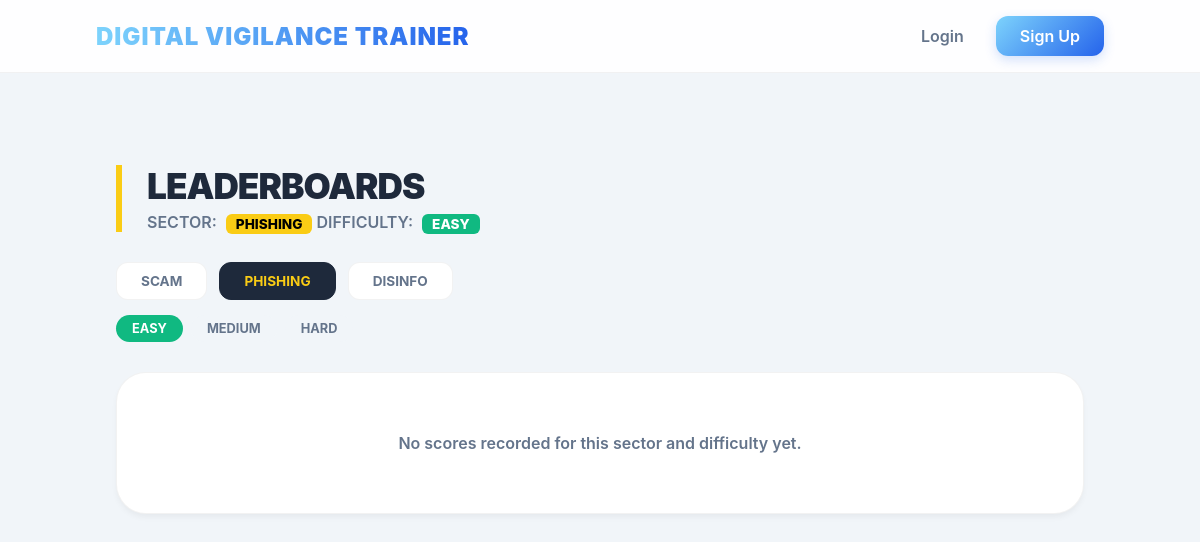
The app's page /leaderboard/?category=phishing&difficulty=easy, older data.
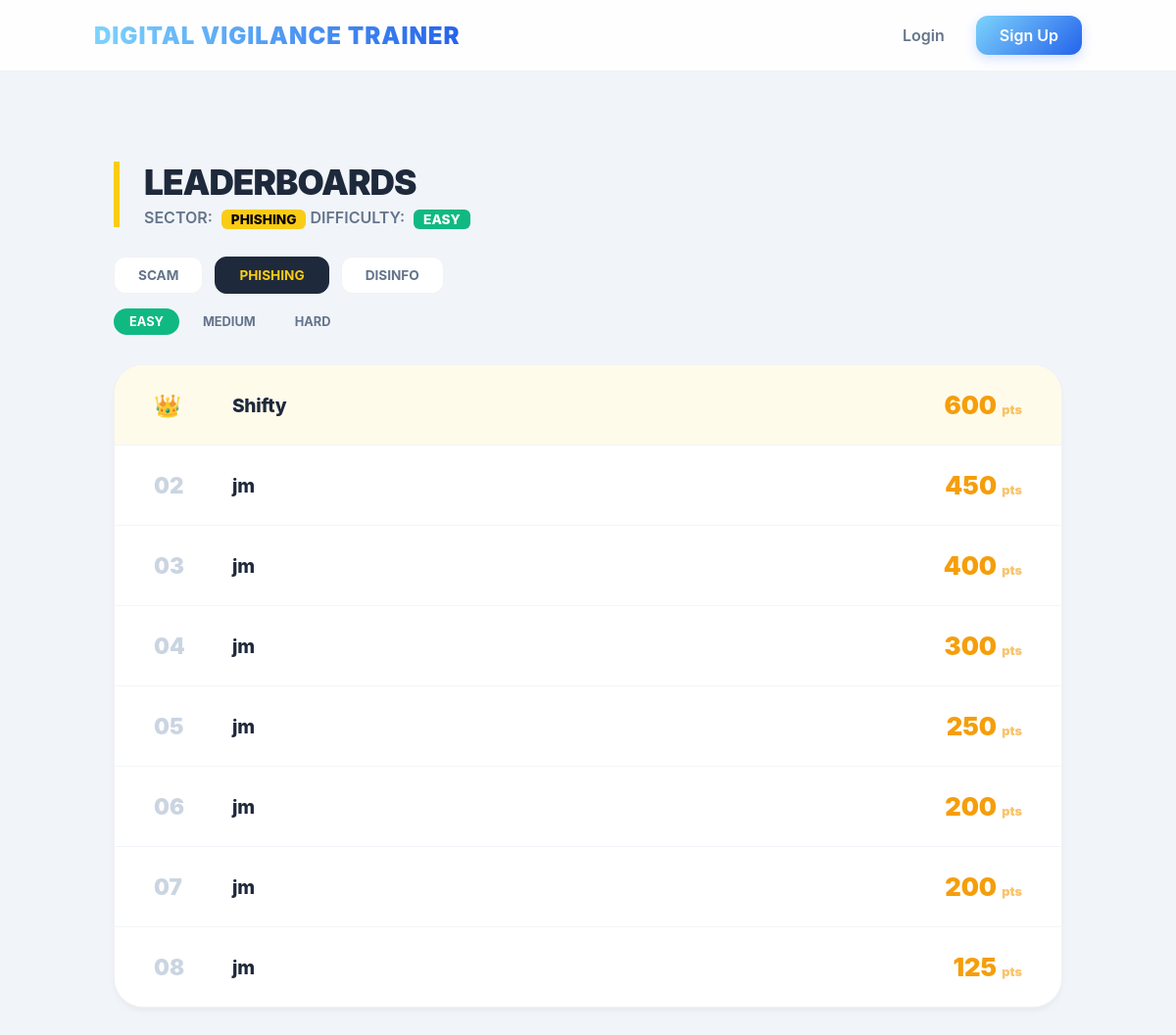
The same page, newer data.
### trainer/models.py (models this page shows, shortened)
class GameResult(models.Model):
    user = models.ForeignKey(User, on_delete=models.CASCADE)
    score = models.IntegerField()
    category = models.CharField(max_length=50)
    difficulty = models.CharField(
        max_length=10,
        choices=Scenario.DIFFICULTY_CHOICES,
        default='easy'
    )
    timestamp = models.DateTimeField(auto_now_add=True)

### trainer/views.py (the view)
# urls.py: path('leaderboard/', views.leaderboard, name='leaderboard'),
def leaderboard(request):
    cat = request.GET.get('category', 'scam')
    diff = request.GET.get('difficulty', 'easy')
    top_scores = GameResult.objects.filter(
        category=cat,
        difficulty=diff
    ).order_by('-score', '-timestamp')[:10]
    return render(request, 'trainer/leaderboard.html', {
        'top_scores': top_scores,
        'current_category': cat,
        'current_difficulty': diff,
        'categories': ['scam', 'phishing', 'disinfo'],
        'difficulties': ['easy', 'medium', 'hard'],
    })

### trainer/templates/trainer/leaderboard.html (shortened to what this page needs)
{% extends 'trainer/base.html' %}
{% block content %}
<div class="leaderboard-wrapper">
    <div class="header-section">
        <h2>Leaderboards</h2>
        <div class="sector-info">
            SECTOR: <span class="active-badge">{{ current_category|upper }}</span>
            DIFFICULTY: <span class="active-badge" style="background: #10b981; color: white;">{{ current_difficulty|upper }}</span>
        </div>
    </div>
    <div class="tabs">
        {% for cat in categories %}
            <a href="?category={{ cat }}&difficulty={{ current_difficulty }}"
               class="tab-link {% if cat == current_category %}active{% endif %}">
                {{ cat }}
            </a>
        {% endfor %}
    </div>
    <div class="difficulty-tabs">
        {% for diff in difficulties %}
            <a href="?category={{ current_category }}&difficulty={{ diff }}"
               class="diff-tab {% if diff == current_difficulty %}active-diff{% endif %}">
                {{ diff }}
            </a>
        {% endfor %}
    </div>
    <div class="ranking-card">
        {% for entry in top_scores %}
            <div class="rank-row {% if forloop.counter == 1 %}rank-1{% endif %}">
                <div class="rank-num">
                    {% if forloop.counter == 1 %}👑{% else %}{{ forloop.counter|stringformat:"02d" }}{% endif %}
                </div>
                <div class="player-name">
                    {{ entry.user.username }}
                </div>
                <div class="player-score">
                    {{ entry.score }} <small style="font-size: 0.8rem; opacity: 0.6;">pts</small>
                </div>
            </div>
        {% empty %}
            <div class="empty-msg">
                No scores recorded for this sector and difficulty yet.
            </div>
        {% endfor %}
    </div>
</div>
{% endblock %}

Row changes from the older to the newer data that the page shows:
added GameResult: user.username "Shifty", score "600"
added GameResult: user.username "jm", score "450"
added GameResult: user.username "jm", score "400"
added GameResult: user.username "jm", score "300"
added GameResult: user.username "jm", score "250"
added GameResult: user.username "jm", score "200"
added GameResult: user.username "jm", score "200"
added GameResult: user.username "jm", score "125"
Text that changed along with them:
text no longer shown: "No scores recorded for this sector and difficulty yet."
